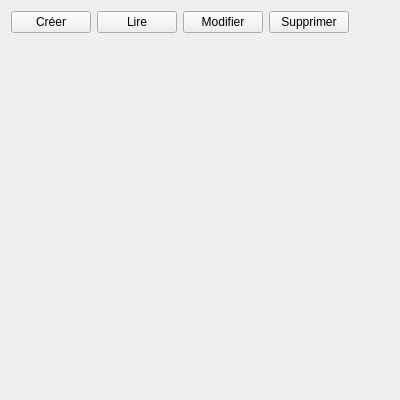
<?xml version="1.0" encoding="UTF-8"?>
<ui version="4.0">
 <class>GPushButton</class>
 <widget class="QWidget" name="GPushButton">
  <property name="geometry">
   <rect>
    <x>0</x>
    <y>0</y>
    <width>400</width>
    <height>400</height>
   </rect>
  </property>
  <property name="minimumSize">
   <size>
    <width>400</width>
    <height>400</height>
   </size>
  </property>
  <property name="windowTitle">
   <string>Qt | ReadyDev</string>
  </property>
  <layout class="QGridLayout" name="gridLayout">
   <item row="0" column="0">
    <layout class="QHBoxLayout" name="horizontalLayout">
     <item>
      <widget class="QPushButton" name="m_buttonCreate">
       <property name="cursor">
        <cursorShape>PointingHandCursor</cursorShape>
       </property>
       <property name="text">
        <string>Créer</string>
       </property>
      </widget>
     </item>
     <item>
      <widget class="QPushButton" name="m_buttonRead">
       <property name="cursor">
        <cursorShape>PointingHandCursor</cursorShape>
       </property>
       <property name="text">
        <string>Lire</string>
       </property>
      </widget>
     </item>
     <item>
      <widget class="QPushButton" name="m_buttonUpdate">
       <property name="cursor">
        <cursorShape>PointingHandCursor</cursorShape>
       </property>
       <property name="text">
        <string>Modifier</string>
       </property>
      </widget>
     </item>
     <item>
      <widget class="QPushButton" name="m_buttonDelete">
       <property name="cursor">
        <cursorShape>PointingHandCursor</cursorShape>
       </property>
       <property name="text">
        <string>Supprimer</string>
       </property>
      </widget>
     </item>
     <item>
      <spacer name="horizontalSpacer">
       <property name="orientation">
        <enum>Qt::Horizontal</enum>
       </property>
       <property name="sizeHint" stdset="0">
        <size>
         <width>0</width>
         <height>20</height>
        </size>
       </property>
      </spacer>
     </item>
    </layout>
   </item>
   <item row="1" column="0">
    <spacer name="verticalSpacer">
     <property name="orientation">
      <enum>Qt::Vertical</enum>
     </property>
     <property name="sizeHint" stdset="0">
      <size>
       <width>20</width>
       <height>348</height>
      </size>
     </property>
    </spacer>
   </item>
  </layout>
 </widget>
 <resources/>
 <connections/>
</ui>
